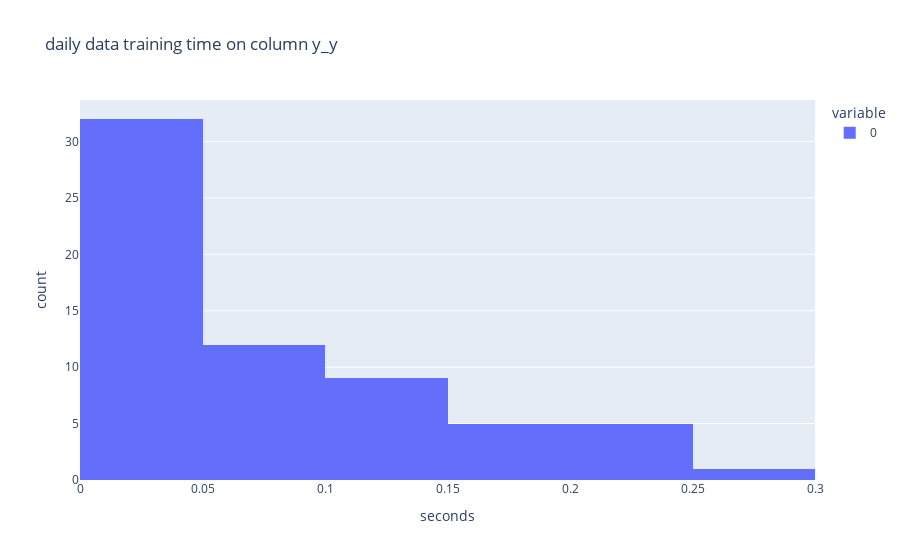

Source (notebook cell):
### Markdown cell above
### for column y_y

### Code cell
px.histogram([i.average for i in ans[1]],
            title='daily data training time on column y_y',
            labels={'value':'seconds'})

### Figure 1 — Plotly figure (JSON) as saved in the notebook; plotly's stock layout.template omitted (floating-point values rounded to 4 significant figures)
{"data": [{"alignmentgroup": "True", "bingroup": "x", "hovertemplate": "variable=0<br>seconds=%{x}<br>count=%{y}<extra></extra>", "legendgroup": "0", "marker": {"color": "#636efa"}, "name": "0", "offsetgroup": "0", "orientation": "v", "showlegend": true, "type": "histogram", "x": [0.05456, 0.07182, 0.06251, 0.0591, 0.05926, 0.05607, 0.06273, 0.07266, 0.03563, 0.03589, 0.03619, 0.03574, 0.03585, 0.03584, 0.0359, 0.03567, 0.1196, 0.1196, 0.09352, 0.06693, 0.1001, 0.1, 0.0689, 0.06871, 0.03558, 0.036, 0.03612, 0.03591, 0.03609, 0.03676, 0.03563, 0.03577, 0.1065, 0.157, 0.1229, 0.1246, 0.1635, 0.2128, 0.1838, 0.1019, 0.03593, 0.03572, 0.03587, 0.03579, 0.03599, 0.03601, 0.03584, 0.03565, 0.145, 0.2375, 0.1927, 0.2352, 0.1704, 0.2151, 0.2127, 0.2715, 0.03586, 0.03609, 0.0359, 0.03589, 0.03623, 0.03592, 0.03604, 0.03592], "xaxis": "x", "yaxis": "y"}], "layout": {"barmode": "relative", "legend": {"title": {"text": "variable"}, "tracegroupgap": 0}, "title": {"text": "daily data training time on column y_y"}, "xaxis": {"anchor": "y", "domain": [0, 1], "title": {"text": "seconds"}}, "yaxis": {"anchor": "x", "domain": [0, 1], "title": {"text": "count"}}}}
